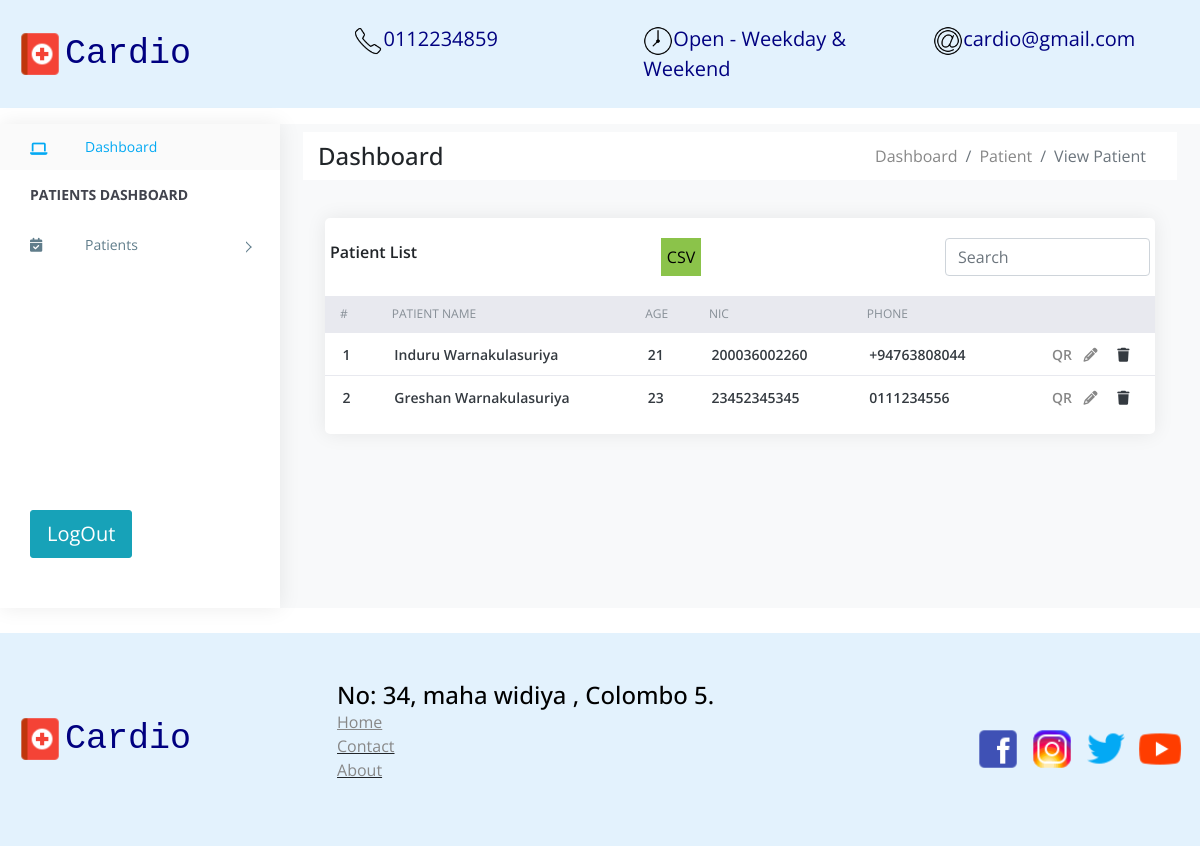
Page /patients on the committed database.
### patients/models.py (models this page shows, shortened)
class Patient(models.Model):
    id = models.AutoField(primary_key=True)
    name = models.CharField(max_length=120, unique=True)
    phone = models.CharField(max_length=120)
    dob = models.DateField()
    NIC = models.CharField(max_length=12)
    email = models.CharField(max_length=120)
    address = models.CharField(max_length=220)
    qr = models.CharField(max_length=200)
    created_date = models.DateField(auto_now_add=True)
    def age(self):
        today = date.today()
        return today.year - self.dob.year - ((today.month, today.day) < (self.dob.month, self.dob.day))
    age = property(age)

### patients/views.py (the view)
# urls.py: path('', include('patients.urls')),
def patients(request):
    patients = Patient.objects.all()
    if request.method == 'GET':
        search = request.GET.get('search')
        if(search):
            patients = Patient.objects.filter(
                Q(name__contains = search) |
                Q(NIC__contains = search) |
                Q(phone__contains = search)
            )
    return render(request, 'patients.html', {
        'patients': patients
    })

### patients/templates/patients.html (shortened to what this page needs)
{% extends 'base/base.html' %}
{% block breadcrumbs %}
<div class="breadcrumbs">
    <div class="breadcrumbs-inner p-2">
        <div class="row m-0 m-auto bg-white">
            <div class="col-sm-4 my-auto">
                <div class="page-header float-left ">
                    <div class="page-title">
                        <h4 class="">Dashboard</h4>
                    </div>
                </div>
            </div>
            <div class="col-sm-8">
                <div class="page-header float-right">
                    <nav aria-label="breadcrumb">
                        <ol class="breadcrumb bg-white m-0">
                            <li class="breadcrumb-item"><a href="#">Dashboard</a></li>
                            <li class="breadcrumb-item"><a href="#">Patient</a></li>
                            <li class="active breadcrumb-item">View Patient</li>
                        </ol>
                      </nav>
                </div>
            </div>
        </div>
    </div>
</div>
{% endblock breadcrumbs %}
{% block content %}
    <div>
        <div class="row">
            <div class="col-xl-12">
                <div class="card">
                    <div class="card-body">
                        <div class="row d-flex justify-content-between">
                            <h4 class="box-title">Patient List</h4>
                            <button style="background-color: #8bc34a; border: none;"><a href="{% url 'patients-report' %}" style="color: black;">CSV</a></button>
                            <form action="{% url 'patients' %}" method="get">
                                <input name="search" class="form-control" type="text" placeholder="Search">
                            </form>
                        </div>
                    </div>
                    <div class="card-body--">
                        <div class="table-stats order-table ov-h">
                            <table class="table ">
                                <thead>
                                    <tr>
                                        <th class="serial">#</th>
                                        <th>Patient Name</th>
                                        <th>Age</th>
                                        <th>NIC</th>
                                        <th>Phone</th>
                                        <th></th>
                                    </tr>
                                </thead>
                                    {% if patients %}
                                    {% for p in patients %}
                                    <tr>
                                        <td class="serial">{{ forloop.counter }}</td>
                                        <td>{{ p.name }}</td>
                                        <td>{{ p.age }}</td>
                                        <td>{{ p.NIC }}</td>
                                        <td>{{ p.phone }}</td>
                                        <td>
                                            <a href="{% url 'generate-qr' qr=p.qr%}">QR</a>
                                            <a type="button" href="{% url 'edit-patient' id=p.id %}"><i class="fa fa-pencil mx-2"></i></a>
                                            <a type="button" data-toggle="modal" data-target="#deleteModal{{p.id}}">
                                                <i class="fa fa-trash mx-2"></i>
                                            </a>
                                        </td>
                                    </tr>
                                    {% endfor %}
                                    {% else %}
                                        <tr><td>No patients Data</td></tr>
                                    {% endif %}
                            </table>
                        </div>
                    </div>
                </div>
            </div>
        </div>
    </div>
{% endblock content %}

### patients/static/assets/css/style.css (style rules this page uses)
.bg-white { background-color: #fff; }
body { display: table; font-family: "Open Sans", sans-serif; font-size: 16px; width: 100%; }
a, button { text-decoration: none; outline: none !important; color: #878787; -webkit-transition: all 0.25s ease; transition: all 0.25s ease; }
h1, h2, h3, h4, h5, h6 { margin: 0; }
ul, ol { padding-left: 0; }
.ov-h { overflow: hidden; }
.btn, button, input, textarea { -webkit-box-shadow: none; box-shadow: none; outline: 0 !important; }
.order-table { position: relative; }
.order-table:after, .order-table:before { content: ""; position: absolute; top: 0px; height: 37px; width: 10px; background: #e8e9ef; }
.order-table:after { right: -1px; }
.order-table:before { left: -1px; }
.order-table tr th { background: #e8e9ef; }
.order-table tr td:last-child, .order-table tr th:last-child { text-align: right; }
.order-table tr:last-child td { border: none; }
.card { margin-bottom: 1.875em; border-radius: 5px; padding: 0; border: 0px solid transparent; -webkit-box-shadow: 0 0 20px rgba(0, 0, 0, 0.08); box-shadow: 0 0 20px rgba(0, 0, 0, 0.08); }
.card .box-title { font-weight: 600; font-size: 1em; padding: 5px 0; }
.card .card-body { float: left; padding: 1.25em; position: relative; width: 100%; }
.card h4 { font-size: 1.1rem; }
.table-stats table { font-family: 'Open Sans'; }
.table-stats table th, .table-stats table td { border: none; border-bottom: 1px solid #e8e9ef; color: #868e96; font-size: 12px; font-weight: normal; padding: .75em 1.25em; text-transform: uppercase; }
.table-stats table td { color: #343a40; font-size: 14px; font-weight: 600; text-transform: capitalize; vertical-align: middle; }
@media (max-width: 1368px) { .card-body { padding: 15px; } }

### rows in the picture
Patient: name "Induru Warnakulasuriya", age "21", NIC "200036002260", phone "+94763808044"
Patient: name "Greshan Warnakulasuriya", age "23", NIC "23452345345", phone "0111234556"
